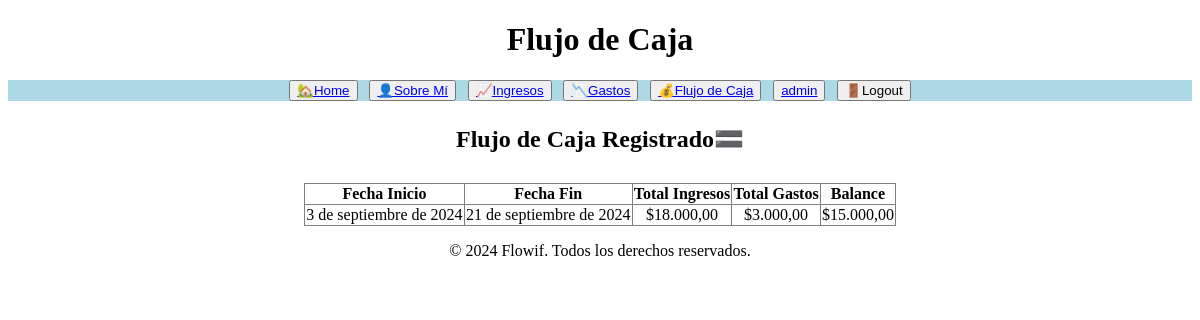
The app's page /flujodecaja/ (signed in) with its own data.
### reportes/models.py (models this page shows, shortened)
class Ingresos(models.Model):
    id = models.AutoField(primary_key=True)
    fecha = models.DateField()
    monto = models.DecimalField(max_digits=10, decimal_places=0)
    categoria = models.CharField(max_length=100)
    descripcion = models.CharField(max_length=255, blank=True, null=True)
    class Meta:
        verbose_name = "Ingreso"
        verbose_name_plural = "Ingresos"

### reportes/views.py (the view, shortened to what this page needs)
# urls.py: path('flujodecaja/', views.flujodecaja_view, name='flujodecaja'),
@login_required
def flujodecaja_view(request):
    ingresos = Ingresos.objects.all()
    gastos = Gastos.objects.all()
    if ingresos.exists() or gastos.exists():
        total_ingresos = ingresos.aggregate(Sum('monto'))['monto__sum'] or 0
        total_gastos = gastos.aggregate(Sum('monto'))['monto__sum'] or 0
        balance = total_ingresos - total_gastos
        fecha_inicio = ingresos.order_by('fecha').first()
        fecha_fin = ingresos.order_by('-fecha').first()
        fecha_inicio = fecha_inicio.fecha if fecha_inicio else "N/A"
        fecha_fin = fecha_fin.fecha if fecha_fin else "N/A"
        flujo = {
            'fecha_inicio': fecha_inicio,
            'fecha_fin': fecha_fin,
            'total_ingresos': f"{total_ingresos:,.2f}".replace(",", "X").replace(".", ",").replace("X", "."),
            'total_gastos': f"{total_gastos:,.2f}".replace(",", "X").replace(".", ",").replace("X", "."),
            'balance': f"{balance:,.2f}".replace(",", "X").replace(".", ",").replace("X", "."),
        }
        return render(request, 'reportes/flujodecaja.html', {'flujos': [flujo]})

### reportes/templates/reportes/flujodecaja.html
{% extends 'reportes/base.html' %}
{% load humanize %}
{% block header %}
Flujo de Caja
{% endblock header %}
{% block main %}
<h2>Flujo de Caja Registrado🟰</h2>
<table border="1" style="width: 50%; margin: auto; text-align: center; border-collapse: collapse; margin-top: 30px;">
    <thead>
        <tr>
            <th>Fecha Inicio</th>
            <th>Fecha Fin</th>
            <th>Total Ingresos</th>
            <th>Total Gastos</th>
            <th>Balance</th>
        </tr>
    </thead>
    <tbody>
        {% for flujo in flujos %}
        <tr>
            <td>{{ flujo.fecha_inicio }}</td>
            <td>{{ flujo.fecha_fin }}</td>
            <td>${{ flujo.total_ingresos }}</td>
            <td>${{ flujo.total_gastos }}</td>
            <td>${{ flujo.balance }}</td>
        </tr>
        {% empty %}
        <tr>
            <td colspan="5">No hay datos de flujo de caja registrados.</td>
        </tr>
        {% endfor %}
    </tbody>
</table>
{% endblock main %}

### reportes/templates/reportes/navbar.html (shortened to what this page needs)
<div
  style="
    margin-bottom: 2%;
    display: flex;
    justify-content: center;
    gap: 1%;
    background-color: lightblue;
  "
>
    <button>
        <a href="{% url 'reportes:index' %}">🏡Home</a>
    </button>
    <button>
        <a href="{% url 'reportes:about' %}">👤Sobre Mí</a>
    </button>
    {% if user.is_authenticated %}
        <button>
            <a href="{% url 'reportes:ingresos' %}">📈Ingresos</a>
        </button>
        <button>
            <a href="{% url 'reportes:gastos' %}">📉Gastos</a>
        </button>
        <button>
            <a href="{% url 'reportes:flujodecaja' %}">💰Flujo de Caja</a>
        </button>
        <button>
            <a href="#">{{ user.username }}</a>
        </button>
        <form method="post" action="{% url 'logout' %}" style="display: inline;">
            <button type="submit" onclick="return confirm('¿Estás seguro de que quieres cerrar sesión?');">🚪Logout</button>
        </form>
    {% else %}
        <button>
            <a href="{% url 'login' %}">Login🌐</a>
        </button>
    {% endif %}
</div>

### records on screen
Ingresos: fecha_inicio "3 de septiembre de 2024"
Ingresos: fecha_fin "21 de septiembre de 2024"

### other values on screen
{{ user.username }} "admin"
{{ flujo.total_ingresos }} "18.000,00"
{{ flujo.total_gastos }} "3.000,00"
{{ flujo.balance }} "15.000,00"
